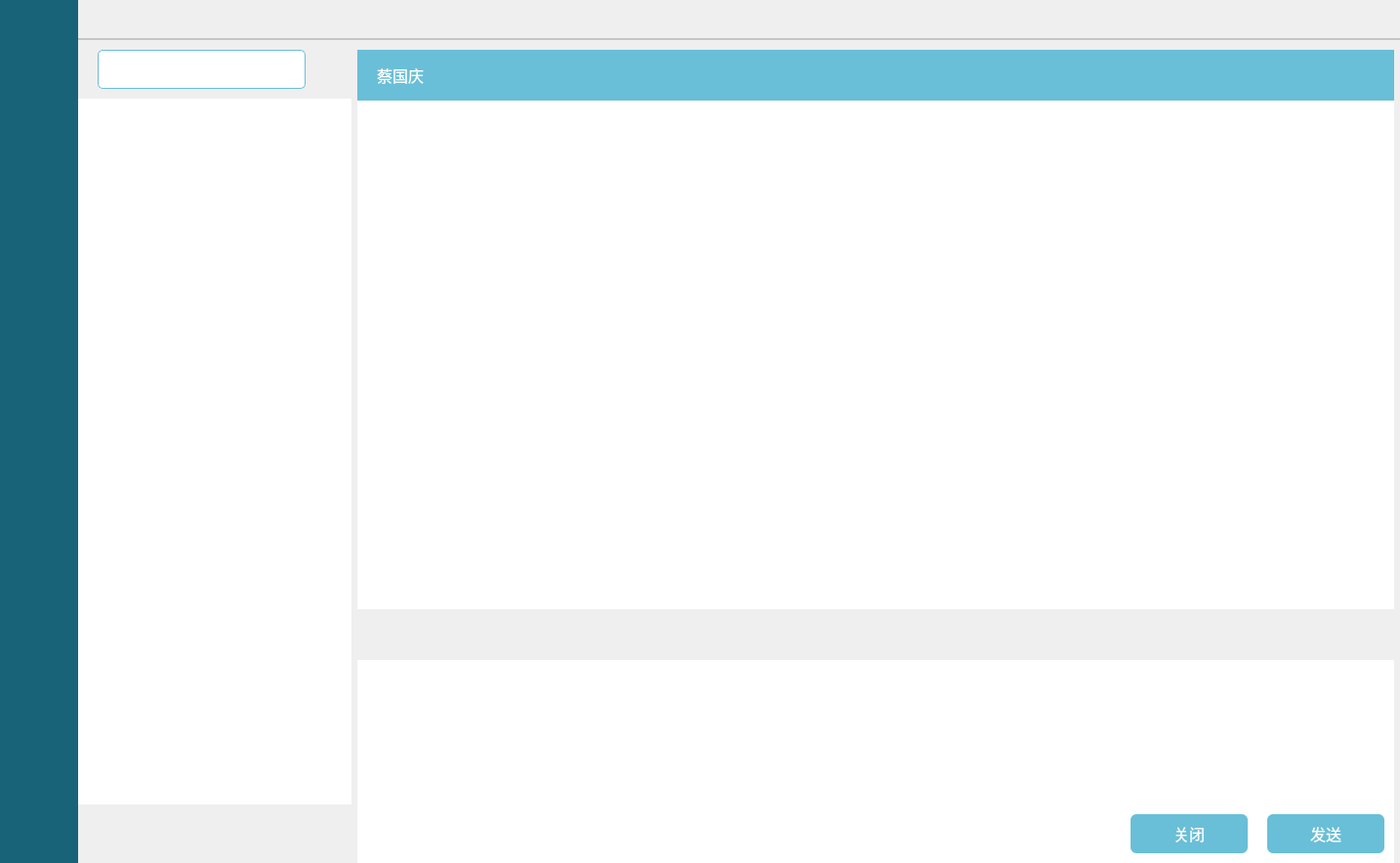
<?xml version="1.0" encoding="UTF-8"?>
<ui version="4.0">
 <class>MainPannelClass</class>
 <widget class="QWidget" name="MainPannelClass">
  <property name="geometry">
   <rect>
    <x>0</x>
    <y>0</y>
    <width>1434</width>
    <height>884</height>
   </rect>
  </property>
  <property name="windowTitle">
   <string>MainPannel</string>
  </property>
  <property name="styleSheet">
   <string notr="true"/>
  </property>
  <layout class="QHBoxLayout" name="horizontalLayout_10">
   <property name="spacing">
    <number>0</number>
   </property>
   <property name="leftMargin">
    <number>0</number>
   </property>
   <property name="topMargin">
    <number>0</number>
   </property>
   <property name="rightMargin">
    <number>0</number>
   </property>
   <property name="bottomMargin">
    <number>0</number>
   </property>
   <item>
    <widget class="QWidget" name="widget" native="true">
     <property name="minimumSize">
      <size>
       <width>80</width>
       <height>0</height>
      </size>
     </property>
     <property name="maximumSize">
      <size>
       <width>80</width>
       <height>16777215</height>
      </size>
     </property>
     <property name="styleSheet">
      <string notr="true">background-color: #186378;</string>
     </property>
     <layout class="QVBoxLayout" name="verticalLayout_2">
      <property name="leftMargin">
       <number>0</number>
      </property>
      <property name="topMargin">
       <number>10</number>
      </property>
      <property name="rightMargin">
       <number>0</number>
      </property>
      <property name="bottomMargin">
       <number>10</number>
      </property>
      <item>
       <widget class="QWidget" name="widget_8" native="true">
        <layout class="QVBoxLayout" name="verticalLayout_9">
         <property name="leftMargin">
          <number>10</number>
         </property>
         <property name="rightMargin">
          <number>10</number>
         </property>
         <item>
          <widget class="QLabel" name="label">
           <property name="minimumSize">
            <size>
             <width>60</width>
             <height>60</height>
            </size>
           </property>
           <property name="maximumSize">
            <size>
             <width>60</width>
             <height>60</height>
            </size>
           </property>
           <property name="text">
            <string/>
           </property>
           <property name="pixmap">
            <pixmap resource="Resource.qrc">:/resource/head/default.jpg</pixmap>
           </property>
           <property name="scaledContents">
            <bool>true</bool>
           </property>
          </widget>
         </item>
        </layout>
       </widget>
      </item>
      <item>
       <spacer name="verticalSpacer_2">
        <property name="orientation">
         <enum>Qt::Vertical</enum>
        </property>
        <property name="sizeHint" stdset="0">
         <size>
          <width>20</width>
          <height>161</height>
         </size>
        </property>
       </spacer>
      </item>
      <item>
       <widget class="QWidget" name="widgetSidebarButton" native="true">
        <layout class="QVBoxLayout" name="verticalLayout">
         <property name="spacing">
          <number>25</number>
         </property>
         <property name="leftMargin">
          <number>15</number>
         </property>
         <property name="rightMargin">
          <number>15</number>
         </property>
         <item>
          <widget class="IconChangeButton" name="btnSidebarMessage">
           <property name="minimumSize">
            <size>
             <width>50</width>
             <height>50</height>
            </size>
           </property>
           <property name="maximumSize">
            <size>
             <width>50</width>
             <height>50</height>
            </size>
           </property>
           <property name="styleSheet">
            <string notr="true">border: none;</string>
           </property>
           <property name="text">
            <string/>
           </property>
           <property name="icon">
            <iconset resource="Resource.qrc">
             <normaloff>:/resource/icon/message.png</normaloff>:/resource/icon/message.png</iconset>
           </property>
           <property name="iconSize">
            <size>
             <width>35</width>
             <height>35</height>
            </size>
           </property>
          </widget>
         </item>
         <item>
          <widget class="IconChangeButton" name="btnSidebarCube">
           <property name="minimumSize">
            <size>
             <width>50</width>
             <height>50</height>
            </size>
           </property>
           <property name="maximumSize">
            <size>
             <width>50</width>
             <height>50</height>
            </size>
           </property>
           <property name="styleSheet">
            <string notr="true">border: none;</string>
           </property>
           <property name="text">
            <string/>
           </property>
           <property name="icon">
            <iconset resource="Resource.qrc">
             <normaloff>:/resource/icon/cube.png</normaloff>:/resource/icon/cube.png</iconset>
           </property>
           <property name="iconSize">
            <size>
             <width>35</width>
             <height>35</height>
            </size>
           </property>
          </widget>
         </item>
         <item>
          <widget class="IconChangeButton" name="btnSidebarPicture">
           <property name="minimumSize">
            <size>
             <width>50</width>
             <height>50</height>
            </size>
           </property>
           <property name="maximumSize">
            <size>
             <width>50</width>
             <height>50</height>
            </size>
           </property>
           <property name="styleSheet">
            <string notr="true">border: none;</string>
           </property>
           <property name="text">
            <string/>
           </property>
           <property name="icon">
            <iconset resource="Resource.qrc">
             <normaloff>:/resource/icon/picture.png</normaloff>:/resource/icon/picture.png</iconset>
           </property>
           <property name="iconSize">
            <size>
             <width>30</width>
             <height>30</height>
            </size>
           </property>
          </widget>
         </item>
         <item>
          <widget class="IconChangeButton" name="btnSidebarMusic">
           <property name="minimumSize">
            <size>
             <width>50</width>
             <height>50</height>
            </size>
           </property>
           <property name="maximumSize">
            <size>
             <width>50</width>
             <height>50</height>
            </size>
           </property>
           <property name="styleSheet">
            <string notr="true">border: none;</string>
           </property>
           <property name="text">
            <string/>
           </property>
           <property name="icon">
            <iconset resource="Resource.qrc">
             <normaloff>:/resource/icon/musical-note.png</normaloff>:/resource/icon/musical-note.png</iconset>
           </property>
           <property name="iconSize">
            <size>
             <width>30</width>
             <height>30</height>
            </size>
           </property>
          </widget>
         </item>
         <item>
          <widget class="IconChangeButton" name="btnSidebarMovie">
           <property name="minimumSize">
            <size>
             <width>50</width>
             <height>50</height>
            </size>
           </property>
           <property name="maximumSize">
            <size>
             <width>50</width>
             <height>50</height>
            </size>
           </property>
           <property name="styleSheet">
            <string notr="true">border: none;</string>
           </property>
           <property name="text">
            <string/>
           </property>
           <property name="icon">
            <iconset resource="Resource.qrc">
             <normaloff>:/resource/icon/video-camera.png</normaloff>:/resource/icon/video-camera.png</iconset>
           </property>
           <property name="iconSize">
            <size>
             <width>30</width>
             <height>30</height>
            </size>
           </property>
          </widget>
         </item>
         <item>
          <widget class="IconChangeButton" name="btnSidebarFolder">
           <property name="minimumSize">
            <size>
             <width>50</width>
             <height>50</height>
            </size>
           </property>
           <property name="maximumSize">
            <size>
             <width>50</width>
             <height>50</height>
            </size>
           </property>
           <property name="styleSheet">
            <string notr="true">border: none;</string>
           </property>
           <property name="text">
            <string/>
           </property>
           <property name="icon">
            <iconset resource="Resource.qrc">
             <normaloff>:/resource/icon/folder.png</normaloff>:/resource/icon/folder.png</iconset>
           </property>
           <property name="iconSize">
            <size>
             <width>30</width>
             <height>30</height>
            </size>
           </property>
          </widget>
         </item>
         <item>
          <widget class="IconChangeButton" name="btnSidebarPhone">
           <property name="minimumSize">
            <size>
             <width>50</width>
             <height>50</height>
            </size>
           </property>
           <property name="maximumSize">
            <size>
             <width>50</width>
             <height>50</height>
            </size>
           </property>
           <property name="styleSheet">
            <string notr="true">border: none;</string>
           </property>
           <property name="text">
            <string/>
           </property>
           <property name="icon">
            <iconset resource="Resource.qrc">
             <normaloff>:/resource/icon/mobile.png</normaloff>:/resource/icon/mobile.png</iconset>
           </property>
           <property name="iconSize">
            <size>
             <width>30</width>
             <height>30</height>
            </size>
           </property>
          </widget>
         </item>
         <item>
          <widget class="IconChangeButton" name="btnSidebarGame">
           <property name="minimumSize">
            <size>
             <width>50</width>
             <height>50</height>
            </size>
           </property>
           <property name="maximumSize">
            <size>
             <width>50</width>
             <height>50</height>
            </size>
           </property>
           <property name="styleSheet">
            <string notr="true">border: none;</string>
           </property>
           <property name="text">
            <string/>
           </property>
           <property name="icon">
            <iconset resource="Resource.qrc">
             <normaloff>:/resource/icon/game.png</normaloff>:/resource/icon/game.png</iconset>
           </property>
           <property name="iconSize">
            <size>
             <width>35</width>
             <height>35</height>
            </size>
           </property>
          </widget>
         </item>
        </layout>
       </widget>
      </item>
      <item>
       <spacer name="verticalSpacer">
        <property name="orientation">
         <enum>Qt::Vertical</enum>
        </property>
        <property name="sizeHint" stdset="0">
         <size>
          <width>20</width>
          <height>160</height>
         </size>
        </property>
       </spacer>
      </item>
      <item>
       <widget class="QWidget" name="widget_7" native="true">
        <layout class="QHBoxLayout" name="horizontalLayout_9">
         <property name="leftMargin">
          <number>5</number>
         </property>
         <property name="rightMargin">
          <number>5</number>
         </property>
         <item>
          <widget class="IconChangeButton" name="btnSidebarPower">
           <property name="minimumSize">
            <size>
             <width>50</width>
             <height>50</height>
            </size>
           </property>
           <property name="maximumSize">
            <size>
             <width>50</width>
             <height>50</height>
            </size>
           </property>
           <property name="styleSheet">
            <string notr="true">border: none;</string>
           </property>
           <property name="text">
            <string/>
           </property>
           <property name="icon">
            <iconset resource="Resource.qrc">
             <normaloff>:/resource/icon/power.png</normaloff>:/resource/icon/power.png</iconset>
           </property>
           <property name="iconSize">
            <size>
             <width>30</width>
             <height>30</height>
            </size>
           </property>
          </widget>
         </item>
        </layout>
       </widget>
      </item>
     </layout>
    </widget>
   </item>
   <item>
    <layout class="QHBoxLayout" name="horizontalLayout_6">
     <property name="spacing">
      <number>0</number>
     </property>
     <item>
      <layout class="QVBoxLayout" name="verticalLayout_6">
       <property name="spacing">
        <number>0</number>
       </property>
       <item>
        <widget class="QWidget" name="widgetTitle_2" native="true">
         <property name="minimumSize">
          <size>
           <width>280</width>
           <height>41</height>
          </size>
         </property>
         <property name="maximumSize">
          <size>
           <width>280</width>
           <height>41</height>
          </size>
         </property>
         <property name="styleSheet">
          <string notr="true">border-bottom: 2px solid #c3c5c7;</string>
         </property>
         <layout class="QHBoxLayout" name="horizontalLayout_8">
          <property name="leftMargin">
           <number>0</number>
          </property>
          <property name="topMargin">
           <number>0</number>
          </property>
          <property name="rightMargin">
           <number>0</number>
          </property>
          <property name="bottomMargin">
           <number>1</number>
          </property>
         </layout>
        </widget>
       </item>
       <item>
        <widget class="QWidget" name="widgetUserInfo" native="true">
         <property name="minimumSize">
          <size>
           <width>280</width>
           <height>0</height>
          </size>
         </property>
         <property name="maximumSize">
          <size>
           <width>280</width>
           <height>16777215</height>
          </size>
         </property>
         <property name="styleSheet">
          <string notr="true">border: none;</string>
         </property>
         <layout class="QVBoxLayout" name="verticalLayout_3" stretch="0,12,1">
          <property name="spacing">
           <number>0</number>
          </property>
          <property name="leftMargin">
           <number>0</number>
          </property>
          <property name="topMargin">
           <number>0</number>
          </property>
          <property name="rightMargin">
           <number>0</number>
          </property>
          <property name="bottomMargin">
           <number>0</number>
          </property>
          <item>
           <widget class="QWidget" name="widgetSearch" native="true">
            <property name="minimumSize">
             <size>
              <width>0</width>
              <height>50</height>
             </size>
            </property>
            <layout class="QHBoxLayout" name="horizontalLayout">
             <property name="leftMargin">
              <number>20</number>
             </property>
             <property name="topMargin">
              <number>10</number>
             </property>
             <property name="rightMargin">
              <number>1</number>
             </property>
             <property name="bottomMargin">
              <number>10</number>
             </property>
             <item>
              <widget class="QLineEdit" name="lineEdit">
               <property name="minimumSize">
                <size>
                 <width>0</width>
                 <height>40</height>
                </size>
               </property>
               <property name="styleSheet">
                <string notr="true">border: 1px solid rgb(104, 191, 215);
border-radius: 5px;</string>
               </property>
              </widget>
             </item>
             <item>
              <widget class="IconChangeButton" name="btnSearch">
               <property name="minimumSize">
                <size>
                 <width>40</width>
                 <height>40</height>
                </size>
               </property>
               <property name="styleSheet">
                <string notr="true">border: none;</string>
               </property>
               <property name="text">
                <string/>
               </property>
               <property name="icon">
                <iconset resource="Resource.qrc">
                 <normaloff>:/resource/icon/loupe.png</normaloff>:/resource/icon/loupe.png</iconset>
               </property>
               <property name="iconSize">
                <size>
                 <width>25</width>
                 <height>25</height>
                </size>
               </property>
              </widget>
             </item>
            </layout>
           </widget>
          </item>
          <item>
           <widget class="SlideStackedWidget" name="stackedWidget">
            <property name="currentIndex">
             <number>0</number>
            </property>
            <widget class="QWidget" name="page">
             <layout class="QVBoxLayout" name="verticalLayout_8">
              <property name="spacing">
               <number>0</number>
              </property>
              <property name="leftMargin">
               <number>0</number>
              </property>
              <property name="topMargin">
               <number>0</number>
              </property>
              <property name="rightMargin">
               <number>0</number>
              </property>
              <property name="bottomMargin">
               <number>0</number>
              </property>
              <item>
               <widget class="ChatUserList" name="listWidget">
                <property name="styleSheet">
                 <string notr="true">border: none;</string>
                </property>
               </widget>
              </item>
             </layout>
            </widget>
            <widget class="QWidget" name="page_2">
             <layout class="QVBoxLayout" name="verticalLayout_10">
              <property name="spacing">
               <number>0</number>
              </property>
              <property name="leftMargin">
               <number>0</number>
              </property>
              <property name="topMargin">
               <number>0</number>
              </property>
              <property name="rightMargin">
               <number>0</number>
              </property>
              <property name="bottomMargin">
               <number>0</number>
              </property>
              <item>
               <widget class="QLabel" name="label_3">
                <property name="text">
                 <string/>
                </property>
                <property name="pixmap">
                 <pixmap resource="Resource.qrc">:/resource/head/default.jpg</pixmap>
                </property>
                <property name="scaledContents">
                 <bool>true</bool>
                </property>
               </widget>
              </item>
             </layout>
            </widget>
            <widget class="QWidget" name="page_3">
             <layout class="QVBoxLayout" name="verticalLayout_11">
              <property name="spacing">
               <number>0</number>
              </property>
              <property name="leftMargin">
               <number>0</number>
              </property>
              <property name="topMargin">
               <number>0</number>
              </property>
              <property name="rightMargin">
               <number>0</number>
              </property>
              <property name="bottomMargin">
               <number>0</number>
              </property>
              <item>
               <widget class="QLabel" name="label_4">
                <property name="text">
                 <string/>
                </property>
                <property name="pixmap">
                 <pixmap resource="Resource.qrc">:/resource/head/head2.jpg</pixmap>
                </property>
                <property name="scaledContents">
                 <bool>true</bool>
                </property>
               </widget>
              </item>
             </layout>
            </widget>
            <widget class="QWidget" name="page_4">
             <layout class="QVBoxLayout" name="verticalLayout_12">
              <property name="spacing">
               <number>0</number>
              </property>
              <property name="leftMargin">
               <number>0</number>
              </property>
              <property name="topMargin">
               <number>0</number>
              </property>
              <property name="rightMargin">
               <number>0</number>
              </property>
              <property name="bottomMargin">
               <number>0</number>
              </property>
              <item>
               <widget class="QLabel" name="label_5">
                <property name="text">
                 <string/>
                </property>
                <property name="pixmap">
                 <pixmap resource="Resource.qrc">:/resource/head/head12.jpg</pixmap>
                </property>
                <property name="scaledContents">
                 <bool>true</bool>
                </property>
               </widget>
              </item>
             </layout>
            </widget>
           </widget>
          </item>
          <item>
           <widget class="QWidget" name="widget_3" native="true">
            <layout class="QHBoxLayout" name="horizontalLayout_2">
             <property name="spacing">
              <number>0</number>
             </property>
             <property name="leftMargin">
              <number>0</number>
             </property>
             <property name="topMargin">
              <number>0</number>
             </property>
             <property name="rightMargin">
              <number>0</number>
             </property>
             <property name="bottomMargin">
              <number>0</number>
             </property>
             <item>
              <widget class="QPushButton" name="btnMsgPage">
               <property name="minimumSize">
                <size>
                 <width>50</width>
                 <height>50</height>
                </size>
               </property>
               <property name="styleSheet">
                <string notr="true">QPushButton {
	border: none;
}

QPushButton:hover {
	background-color: #A7A7A7
}</string>
               </property>
               <property name="text">
                <string/>
               </property>
               <property name="icon">
                <iconset resource="Resource.qrc">
                 <normaloff>:/resource/icon/chat-bubble.png</normaloff>:/resource/icon/chat-bubble.png</iconset>
               </property>
               <property name="iconSize">
                <size>
                 <width>30</width>
                 <height>30</height>
                </size>
               </property>
              </widget>
             </item>
             <item>
              <widget class="QPushButton" name="btnFriendPage">
               <property name="minimumSize">
                <size>
                 <width>50</width>
                 <height>50</height>
                </size>
               </property>
               <property name="styleSheet">
                <string notr="true">QPushButton {
	border: none;
}

QPushButton:hover {
	background-color: #A7A7A7
}</string>
               </property>
               <property name="text">
                <string/>
               </property>
               <property name="icon">
                <iconset resource="Resource.qrc">
                 <normaloff>:/resource/icon/user-profile.png</normaloff>:/resource/icon/user-profile.png</iconset>
               </property>
               <property name="iconSize">
                <size>
                 <width>30</width>
                 <height>30</height>
                </size>
               </property>
              </widget>
             </item>
             <item>
              <widget class="QPushButton" name="btnGroupPage">
               <property name="minimumSize">
                <size>
                 <width>50</width>
                 <height>50</height>
                </size>
               </property>
               <property name="styleSheet">
                <string notr="true">QPushButton {
	border: none;
}

QPushButton:hover {
	background-color: #A7A7A7
}</string>
               </property>
               <property name="text">
                <string/>
               </property>
               <property name="icon">
                <iconset resource="Resource.qrc">
                 <normaloff>:/resource/icon/friends.png</normaloff>:/resource/icon/friends.png</iconset>
               </property>
               <property name="iconSize">
                <size>
                 <width>33</width>
                 <height>33</height>
                </size>
               </property>
              </widget>
             </item>
             <item>
              <widget class="QPushButton" name="btnCallPage">
               <property name="minimumSize">
                <size>
                 <width>50</width>
                 <height>50</height>
                </size>
               </property>
               <property name="styleSheet">
                <string notr="true">QPushButton {
	border: none;
}

QPushButton:hover {
	background-color: #A7A7A7
}</string>
               </property>
               <property name="text">
                <string/>
               </property>
               <property name="icon">
                <iconset resource="Resource.qrc">
                 <normaloff>:/resource/icon/phone-call.png</normaloff>:/resource/icon/phone-call.png</iconset>
               </property>
               <property name="iconSize">
                <size>
                 <width>30</width>
                 <height>30</height>
                </size>
               </property>
              </widget>
             </item>
            </layout>
           </widget>
          </item>
         </layout>
        </widget>
       </item>
      </layout>
     </item>
     <item>
      <widget class="QWidget" name="widgetRightSide" native="true">
       <layout class="QVBoxLayout" name="verticalLayout_7">
        <property name="spacing">
         <number>0</number>
        </property>
        <property name="leftMargin">
         <number>0</number>
        </property>
        <property name="topMargin">
         <number>0</number>
        </property>
        <property name="rightMargin">
         <number>0</number>
        </property>
        <property name="bottomMargin">
         <number>0</number>
        </property>
        <item>
         <widget class="QWidget" name="widgetTitle" native="true">
          <property name="minimumSize">
           <size>
            <width>0</width>
            <height>41</height>
           </size>
          </property>
          <property name="maximumSize">
           <size>
            <width>16777215</width>
            <height>41</height>
           </size>
          </property>
          <property name="styleSheet">
           <string notr="true">border-bottom: 2px solid #c3c5c7;</string>
          </property>
          <layout class="QHBoxLayout" name="horizontalLayout_7">
           <property name="leftMargin">
            <number>0</number>
           </property>
           <property name="topMargin">
            <number>0</number>
           </property>
           <property name="rightMargin">
            <number>0</number>
           </property>
           <property name="bottomMargin">
            <number>1</number>
           </property>
           <item>
            <spacer name="horizontalSpacer">
             <property name="orientation">
              <enum>Qt::Horizontal</enum>
             </property>
             <property name="sizeHint" stdset="0">
              <size>
               <width>1169</width>
               <height>20</height>
              </size>
             </property>
            </spacer>
           </item>
           <item>
            <widget class="IconChangeButton" name="btnMainPannelMin">
             <property name="minimumSize">
              <size>
               <width>40</width>
               <height>40</height>
              </size>
             </property>
             <property name="maximumSize">
              <size>
               <width>40</width>
               <height>40</height>
              </size>
             </property>
             <property name="styleSheet">
              <string notr="true">border: none;</string>
             </property>
             <property name="text">
              <string/>
             </property>
             <property name="icon">
              <iconset resource="Resource.qrc">
               <normaloff>:/resource/icon/minus.png</normaloff>:/resource/icon/minus.png</iconset>
             </property>
             <property name="iconSize">
              <size>
               <width>25</width>
               <height>25</height>
              </size>
             </property>
            </widget>
           </item>
           <item>
            <widget class="IconChangeButton" name="btnMainPannelMax">
             <property name="minimumSize">
              <size>
               <width>40</width>
               <height>40</height>
              </size>
             </property>
             <property name="maximumSize">
              <size>
               <width>40</width>
               <height>40</height>
              </size>
             </property>
             <property name="styleSheet">
              <string notr="true">border: none;</string>
             </property>
             <property name="text">
              <string/>
             </property>
             <property name="icon">
              <iconset resource="Resource.qrc">
               <normaloff>:/resource/icon/maximize.png</normaloff>:/resource/icon/maximize.png</iconset>
             </property>
             <property name="iconSize">
              <size>
               <width>23</width>
               <height>23</height>
              </size>
             </property>
            </widget>
           </item>
           <item>
            <widget class="QPushButton" name="btnMainPannelClose">
             <property name="minimumSize">
              <size>
               <width>40</width>
               <height>40</height>
              </size>
             </property>
             <property name="maximumSize">
              <size>
               <width>40</width>
               <height>40</height>
              </size>
             </property>
             <property name="styleSheet">
              <string notr="true">QPushButton {
	border: none;
}
QPushButton:hover {
	background-color: red;
}</string>
             </property>
             <property name="text">
              <string/>
             </property>
             <property name="icon">
              <iconset resource="Resource.qrc">
               <normaloff>:/resource/icon/close.png</normaloff>:/resource/icon/close.png</iconset>
             </property>
             <property name="iconSize">
              <size>
               <width>20</width>
               <height>20</height>
              </size>
             </property>
            </widget>
           </item>
          </layout>
         </widget>
        </item>
        <item>
         <widget class="QWidget" name="widgetChat" native="true">
          <property name="styleSheet">
           <string notr="true">border: none;
</string>
          </property>
          <layout class="QVBoxLayout" name="verticalLayout_5" stretch="1,10,1,4">
           <property name="spacing">
            <number>0</number>
           </property>
           <property name="leftMargin">
            <number>6</number>
           </property>
           <property name="topMargin">
            <number>10</number>
           </property>
           <property name="rightMargin">
            <number>6</number>
           </property>
           <property name="bottomMargin">
            <number>0</number>
           </property>
           <item>
            <widget class="QWidget" name="widget_4" native="true">
             <property name="styleSheet">
              <string notr="true">background-color: #68bfd7;color: white;</string>
             </property>
             <layout class="QHBoxLayout" name="horizontalLayout_3">
              <property name="leftMargin">
               <number>20</number>
              </property>
              <property name="topMargin">
               <number>2</number>
              </property>
              <property name="bottomMargin">
               <number>2</number>
              </property>
              <item>
               <widget class="QLabel" name="label_2">
                <property name="font">
                 <font>
                  <family>微软雅黑</family>
                  <pointsize>12</pointsize>
                 </font>
                </property>
                <property name="text">
                 <string>蔡国庆</string>
                </property>
               </widget>
              </item>
              <item>
               <spacer name="horizontalSpacer_2">
                <property name="orientation">
                 <enum>Qt::Horizontal</enum>
                </property>
                <property name="sizeHint" stdset="0">
                 <size>
                  <width>739</width>
                  <height>20</height>
                 </size>
                </property>
               </spacer>
              </item>
              <item>
               <widget class="QPushButton" name="pushButton_7">
                <property name="minimumSize">
                 <size>
                  <width>46</width>
                  <height>40</height>
                 </size>
                </property>
                <property name="styleSheet">
                 <string notr="true">border: none;</string>
                </property>
                <property name="text">
                 <string/>
                </property>
                <property name="icon">
                 <iconset resource="Resource.qrc">
                  <normaloff>:/resource/icon/telephone.png</normaloff>:/resource/icon/telephone.png</iconset>
                </property>
                <property name="iconSize">
                 <size>
                  <width>25</width>
                  <height>25</height>
                 </size>
                </property>
               </widget>
              </item>
              <item>
               <widget class="QPushButton" name="pushButton_8">
                <property name="minimumSize">
                 <size>
                  <width>46</width>
                  <height>40</height>
                 </size>
                </property>
                <property name="styleSheet">
                 <string notr="true">border: none;</string>
                </property>
                <property name="text">
                 <string/>
                </property>
                <property name="icon">
                 <iconset resource="Resource.qrc">
                  <normaloff>:/resource/icon/movie.png</normaloff>:/resource/icon/movie.png</iconset>
                </property>
                <property name="iconSize">
                 <size>
                  <width>30</width>
                  <height>30</height>
                 </size>
                </property>
               </widget>
              </item>
              <item>
               <widget class="QPushButton" name="pushButton_9">
                <property name="minimumSize">
                 <size>
                  <width>46</width>
                  <height>40</height>
                 </size>
                </property>
                <property name="styleSheet">
                 <string notr="true">border: none;</string>
                </property>
                <property name="text">
                 <string/>
                </property>
                <property name="icon">
                 <iconset resource="Resource.qrc">
                  <normaloff>:/resource/icon/more.png</normaloff>:/resource/icon/more.png</iconset>
                </property>
                <property name="iconSize">
                 <size>
                  <width>25</width>
                  <height>25</height>
                 </size>
                </property>
               </widget>
              </item>
             </layout>
            </widget>
           </item>
           <item>
            <widget class="QListView" name="listView"/>
           </item>
           <item>
            <widget class="QWidget" name="widget_5" native="true">
             <layout class="QHBoxLayout" name="horizontalLayout_4">
              <property name="topMargin">
               <number>2</number>
              </property>
              <property name="rightMargin">
               <number>2</number>
              </property>
              <property name="bottomMargin">
               <number>2</number>
              </property>
              <item>
               <widget class="IconChangeButton" name="btnChatEmoji">
                <property name="minimumSize">
                 <size>
                  <width>40</width>
                  <height>40</height>
                 </size>
                </property>
                <property name="styleSheet">
                 <string notr="true">border: none;</string>
                </property>
                <property name="text">
                 <string/>
                </property>
                <property name="icon">
                 <iconset resource="Resource.qrc">
                  <normaloff>:/resource/icon/happiness.png</normaloff>:/resource/icon/happiness.png</iconset>
                </property>
                <property name="iconSize">
                 <size>
                  <width>25</width>
                  <height>25</height>
                 </size>
                </property>
               </widget>
              </item>
              <item>
               <widget class="IconChangeButton" name="btnChatBroom">
                <property name="minimumSize">
                 <size>
                  <width>40</width>
                  <height>40</height>
                 </size>
                </property>
                <property name="styleSheet">
                 <string notr="true">border: none;</string>
                </property>
                <property name="text">
                 <string/>
                </property>
                <property name="icon">
                 <iconset resource="Resource.qrc">
                  <normaloff>:/resource/icon/broom.png</normaloff>:/resource/icon/broom.png</iconset>
                </property>
                <property name="iconSize">
                 <size>
                  <width>25</width>
                  <height>25</height>
                 </size>
                </property>
               </widget>
              </item>
              <item>
               <widget class="IconChangeButton" name="btnChatScissors">
                <property name="minimumSize">
                 <size>
                  <width>40</width>
                  <height>40</height>
                 </size>
                </property>
                <property name="styleSheet">
                 <string notr="true">border: none;</string>
                </property>
                <property name="text">
                 <string/>
                </property>
                <property name="icon">
                 <iconset resource="Resource.qrc">
                  <normaloff>:/resource/icon/scissors.png</normaloff>:/resource/icon/scissors.png</iconset>
                </property>
                <property name="iconSize">
                 <size>
                  <width>25</width>
                  <height>25</height>
                 </size>
                </property>
               </widget>
              </item>
              <item>
               <widget class="IconChangeButton" name="btnChatImage">
                <property name="minimumSize">
                 <size>
                  <width>40</width>
                  <height>40</height>
                 </size>
                </property>
                <property name="styleSheet">
                 <string notr="true">border: none;
</string>
                </property>
                <property name="text">
                 <string/>
                </property>
                <property name="icon">
                 <iconset resource="Resource.qrc">
                  <normaloff>:/resource/icon/image-gray.png</normaloff>:/resource/icon/image-gray.png</iconset>
                </property>
                <property name="iconSize">
                 <size>
                  <width>25</width>
                  <height>25</height>
                 </size>
                </property>
               </widget>
              </item>
              <item>
               <widget class="IconChangeButton" name="btnChatVoice">
                <property name="minimumSize">
                 <size>
                  <width>40</width>
                  <height>40</height>
                 </size>
                </property>
                <property name="styleSheet">
                 <string notr="true">border: none;
</string>
                </property>
                <property name="text">
                 <string/>
                </property>
                <property name="icon">
                 <iconset resource="Resource.qrc">
                  <normaloff>:/resource/icon/voice-gray.png</normaloff>:/resource/icon/voice-gray.png</iconset>
                </property>
                <property name="iconSize">
                 <size>
                  <width>30</width>
                  <height>30</height>
                 </size>
                </property>
               </widget>
              </item>
              <item>
               <spacer name="horizontalSpacer_3">
                <property name="orientation">
                 <enum>Qt::Horizontal</enum>
                </property>
                <property name="sizeHint" stdset="0">
                 <size>
                  <width>771</width>
                  <height>20</height>
                 </size>
                </property>
               </spacer>
              </item>
              <item>
               <widget class="IconChangeButton" name="btnChatRecord">
                <property name="minimumSize">
                 <size>
                  <width>40</width>
                  <height>40</height>
                 </size>
                </property>
                <property name="styleSheet">
                 <string notr="true">border: none;
</string>
                </property>
                <property name="text">
                 <string/>
                </property>
                <property name="icon">
                 <iconset resource="Resource.qrc">
                  <normaloff>:/resource/icon/file.png</normaloff>:/resource/icon/file.png</iconset>
                </property>
                <property name="iconSize">
                 <size>
                  <width>30</width>
                  <height>30</height>
                 </size>
                </property>
               </widget>
              </item>
             </layout>
            </widget>
           </item>
           <item>
            <widget class="QWidget" name="widget_6" native="true">
             <property name="styleSheet">
              <string notr="true">background-color: white;</string>
             </property>
             <layout class="QVBoxLayout" name="verticalLayout_4">
              <property name="spacing">
               <number>10</number>
              </property>
              <property name="leftMargin">
               <number>0</number>
              </property>
              <property name="topMargin">
               <number>0</number>
              </property>
              <property name="rightMargin">
               <number>0</number>
              </property>
              <property name="bottomMargin">
               <number>10</number>
              </property>
              <item>
               <widget class="QTextEdit" name="textEdit">
                <property name="minimumSize">
                 <size>
                  <width>800</width>
                  <height>0</height>
                 </size>
                </property>
                <property name="styleSheet">
                 <string notr="true">border: none;</string>
                </property>
               </widget>
              </item>
              <item>
               <layout class="QHBoxLayout" name="horizontalLayout_5">
                <property name="spacing">
                 <number>20</number>
                </property>
                <property name="rightMargin">
                 <number>10</number>
                </property>
                <item>
                 <spacer name="horizontalSpacer_4">
                  <property name="orientation">
                   <enum>Qt::Horizontal</enum>
                  </property>
                  <property name="sizeHint" stdset="0">
                   <size>
                    <width>40</width>
                    <height>20</height>
                   </size>
                  </property>
                 </spacer>
                </item>
                <item>
                 <widget class="QPushButton" name="pushButton_10">
                  <property name="minimumSize">
                   <size>
                    <width>120</width>
                    <height>40</height>
                   </size>
                  </property>
                  <property name="font">
                   <font>
                    <family>微软雅黑</family>
                    <pointsize>12</pointsize>
                   </font>
                  </property>
                  <property name="styleSheet">
                   <string notr="true">QPushButton {
	background-color: #68bfd7;
	color: white;
	border-radius: 6px;
}
QPushButton:hover{
	background-color: #186378;
}</string>
                  </property>
                  <property name="text">
                   <string>关闭</string>
                  </property>
                 </widget>
                </item>
                <item>
                 <widget class="QPushButton" name="pushButton_11">
                  <property name="minimumSize">
                   <size>
                    <width>120</width>
                    <height>40</height>
                   </size>
                  </property>
                  <property name="font">
                   <font>
                    <family>微软雅黑</family>
                    <pointsize>12</pointsize>
                   </font>
                  </property>
                  <property name="styleSheet">
                   <string notr="true">QPushButton {
	background-color: #68bfd7;
	color: white;
	border-radius: 6px;
}
QPushButton:hover{
	background-color: #186378;
}</string>
                  </property>
                  <property name="text">
                   <string>发送</string>
                  </property>
                 </widget>
                </item>
               </layout>
              </item>
             </layout>
            </widget>
           </item>
          </layout>
         </widget>
        </item>
       </layout>
      </widget>
     </item>
    </layout>
   </item>
  </layout>
 </widget>
 <layoutdefault spacing="6" margin="11"/>
 <customwidgets>
  <customwidget>
   <class>IconChangeButton</class>
   <extends>QPushButton</extends>
   <header location="global">CustomWidget.h</header>
  </customwidget>
  <customwidget>
   <class>ChatUserList</class>
   <extends>QListWidget</extends>
   <header location="global">ChatUserList.h</header>
  </customwidget>
  <customwidget>
   <class>SlideStackedWidget</class>
   <extends>QStackedWidget</extends>
   <header location="global">SlideStackedWidget.h</header>
   <container>1</container>
  </customwidget>
 </customwidgets>
 <resources>
  <include location="Resource.qrc"/>
 </resources>
 <connections/>
</ui>
